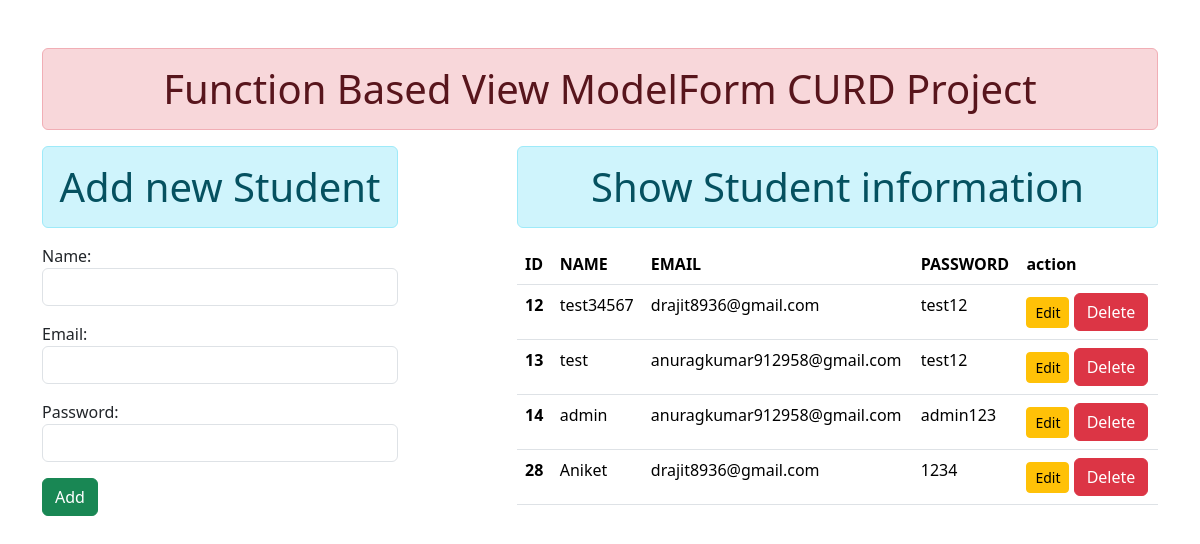
The page / on the database its author committed.
### enroll/models.py (models this page shows)
class user(models.Model):
    name=models.CharField(max_length=50)
    email=models.CharField(max_length=50)
    password=models.CharField(max_length=50)

### enroll/views.py (the view)
# urls.py: path('',views.add_Show,name='addandshow'),
def add_Show(request):
    if request.method == 'POST':
        fm = StudentRegistarion(request.POST)
        if fm.is_valid():
            print("WOLCOM")
            nm = fm.cleaned_data['name']
            em = fm.cleaned_data['email']
            pw = fm.cleaned_data['password']
            reg = user(name=nm, email=em, password=pw)
            print("DATA", reg)
            reg.save()
            print("SAVED", reg)
        else:
            print("FORM INVALID")
    else:
        fm = StudentRegistarion()
    stud = user.objects.all()
    return render(request, 'enroll/addShowData.html', {'form': fm,'stu':stud})

### enroll/forms.py
class StudentRegistarion(forms.ModelForm):
    class Meta:
        model = user
        fields=['name','email','password']
        widgets={
            'name':forms.TextInput(attrs={'class':'form-control'}),
            'email':forms.EmailInput(attrs={'class':'form-control'}),
            'password':forms.PasswordInput(attrs={'class':'form-control'}),
        }

### enroll/templates/enroll/addShowData.html (shortened to what this page needs)
{% extends "enroll/base.html" %}
{% block content %}
<div class="row">
    <div class="col-sm-4">
        <h1 class="text-center alert alert-info">Add new Student</h1>
        <form action="" method="POST">
            {{ form.as_p }}
            <input type="submit" class="btn btn-success" value="Add"/>
        </form>
    </div>
    <div class="col-sm-7 offset-1">
        <h1 class="text-center alert alert-info">Show Student information</h1>
        {% if stu  %}
        <table class="table table-hover">
            <thead>
              <tr>
                <th scope="col">ID</th>
                <th scope="col">NAME</th>
                <th scope="col">EMAIL</th>
                <th scope="col">PASSWORD</th>
                <th scope="col">action</th>
              </tr>
            </thead>
            <tbody>
            {% for st in stu  %}
              <tr>
                <th scope="row">{{st.id}}</th>
                <td>{{st.name}}</td>
                <td>{{st.email}}</td>
                <td>{{st.password}}</td>
                <td>
                    <a href="{% url 'update' st.id%}" class="btn btn-warning btn-sm">Edit</a>
                   <form action="{% url 'delete' st.id %}" method="POST" class="d-inline">
                    <input type="submit" class="btn btn-danger" value="Delete"/>
                   </form>
                    </td>
              </tr>
              {% endfor %}
            </tbody>
          </table>
       {% else %}
       <h1class="text-center alert alert-warning>Not Found</h1>
        {% endif %}
    </div>
</div>
{% endblock content %}

### enroll/templates/enroll/base.html (shortened to what this page needs)
{% load static %}
<!DOCTYPE html>
<html lang="en">
<head>
    <link rel="stylesheet" href="{% static 'enroll/css/bootstrap.css' %}">
</head>
<body>
    <div class="container mt-5">
        <h1 class="text-center alert alert-danger">Function Based View ModelForm CURD Project</h1>
        {% block content %} {% endblock content %}
    </div>
</body>
</html>

### rows shown on the page
user: id "12", name "test34567", email "drajit8936@gmail.com", password "test12"
user: id "13", name "test", email "anuragkumar912958@gmail.com", password "test12"
user: id "14", name "admin", email "anuragkumar912958@gmail.com", password "admin123"
user: id "28", name "Aniket", email "drajit8936@gmail.com", password "1234"
